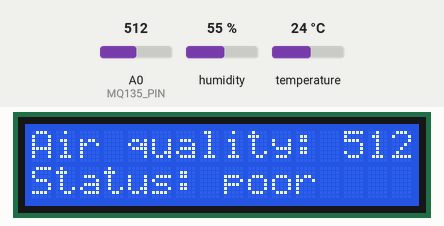
Recording of a sketch running on a simulated Arduino Uno, built with avr-gcc and run on an emulated ATmega328P. On the bench: 16×2 character LCD. The test bench sets the inputs (shaded band); at power-on: A0 (MQ135_PIN) = 512, humidity 55 %, temperature 24 °C. What the sketch prints to the serial monitor is not drawn.

Above: at 3.2 s.
3.3 s: A0 (MQ135_PIN) set to 111
At 9.2 s:
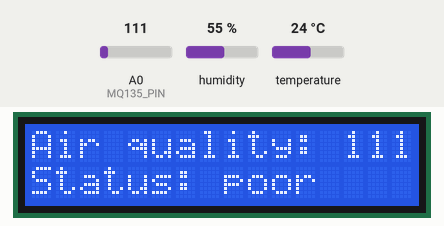
9.3 s: A0 (MQ135_PIN) set to 95
At 15.2 s:
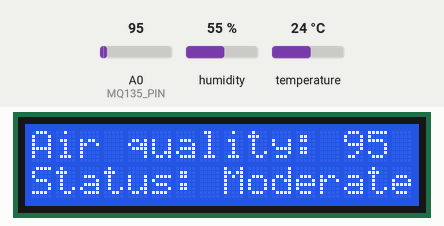
15.3 s: A0 (MQ135_PIN) set to 53
21.3 s: A0 (MQ135_PIN) set to 44
27.3 s: A0 (MQ135_PIN) set to 110
At 27.3 s:
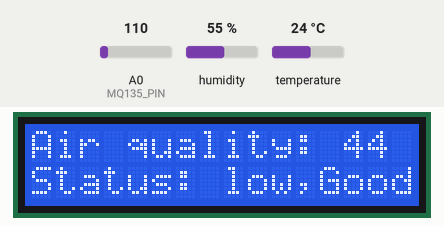
33.3 s: humidity set to 22 %
At 36.9 s:
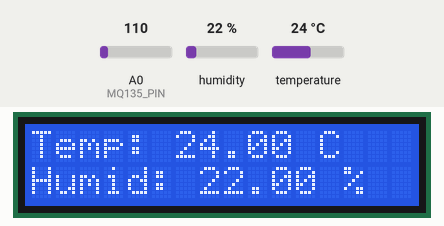
Timing chart, 0 to 38.4 s (numbered marks = the images above; inputs shaded):
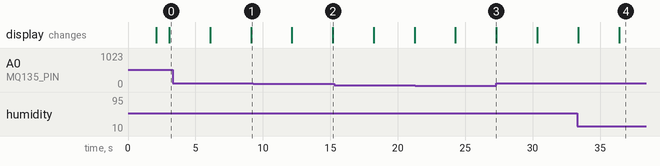

The sketch:

air_monitor.ino.ino
```cpp
#include <DHT.h>
#include <Wire.h>
#include <LiquidCrystal_I2C.h>

#define DHTPIN 2           // Pin connected to DHT11
#define DHTTYPE DHT11      // DHT11 sensor type
#define MQ135_PIN A0       // Analog pin for MQ135

DHT dht(DHTPIN, DHTTYPE);
LiquidCrystal_I2C lcd(0x27, 16, 2); // Set the LCD address to 0x27 for a 16x2 LCD

unsigned long lastUpdate = 0;
int displayToggle = 0;

void setup() {
  Serial.begin(9600);
  dht.begin();
  lcd.init();
  lcd.backlight();

 lcd.setCursor(0, 0);    // Display initial message
  lcd.print("monitoring data");
  delay(2000);
  lcd.clear();
}

void loop() {
  float temperature = dht.readTemperature();
  float humidity = dht.readHumidity();
  int mq135_value = analogRead(MQ135_PIN);

  // Check if the sensor values are valid
  if (isnan(temperature) || isnan(humidity)) {
    Serial.println("Failed to read from DHT sensor!");
    lcd.clear();
    lcd.print("DHT Error!");
    return;
  }

  // Determine air quality status
  String airQualityStatus;
  if (mq135_value < 50) {
    airQualityStatus = "low,Good";
  } else if (mq135_value < 100) {
    airQualityStatus = "Moderate";
  } else {
    airQualityStatus ="poor";
  }

  // Update the display every 3 seconds
  if (millis() - lastUpdate >= 3000) {
    lastUpdate = millis();
    lcd.clear();
    if (displayToggle == 0) {
      // Display Air Quality and Status
      lcd.setCursor(0, 0);
      lcd.print("Air quality: ");
      lcd.print(mq135_value);
      lcd.setCursor(0, 1);
      lcd.print("Status: ");
      lcd.print(airQualityStatus);
      displayToggle = 1;  // Switch to temperature and humidity on next update
    } else {
      // Display Temperature and Humidity
      lcd.setCursor(0, 0);
      lcd.print("Temp: ");
      lcd.print(temperature);
      lcd.print(" C");

      lcd.setCursor(0, 1);
      lcd.print("Humid: ");
      lcd.print(humidity);
      lcd.print(" %");
      displayToggle = 0;  // Switch back to AQI on next update
    }
  }

  // Log data to Serial Monitor
  Serial.print("Temperature: ");
  Serial.print(temperature);
  Serial.print(" °C, Humidity: ");
  Serial.print(humidity);
  Serial.print(" %, Air Quality: ");
  Serial.print(mq135_value);
  Serial.print(" (");
  Serial.print(airQualityStatus);
  Serial.println(")");
}
```

Measured:
- the behaviour switches between 100 and 99 on A0 (MQ135_PIN) (found by bisection; images 1 and 2)
- after the input at 3.3 s, the display: first differs from a run without the input after 5.8 s (image 1)
- after the input at 9.3 s, the display: first differs from a run without the input after 5.9 s (image 2)
- after the input at 33.3 s, the display: first differs from a run without the input after 3.1 s (image 4)
